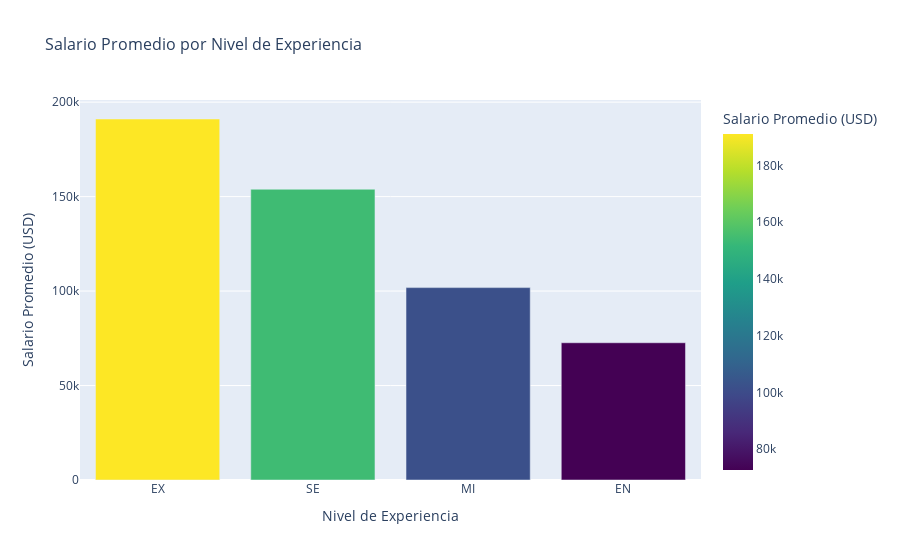

Notebook code cell kept with this figure:
### Code cell
# graficamos el salario promedio por nivel de experiencia con plotly
fig = px.bar(salario_promedio_experiencia, 
             x='experience_level', 
             y='salary_in_usd',
             title='Salario Promedio por Nivel de Experiencia',
             labels={'experience_level': 'Nivel de Experiencia', 
                     'salary_in_usd': 'Salario Promedio (USD)'},
             color='salary_in_usd',
             color_continuous_scale='viridis')

fig.update_layout(
    title_font_size=16,
    xaxis_title_font_size=14,
    yaxis_title_font_size=14,
    showlegend=False
)

fig.show()

### Figure 1 — Plotly figure (JSON) as saved in the notebook; plotly's stock layout.template omitted (floating-point values rounded to 4 significant figures)
{"data": [{"alignmentgroup": "True", "hovertemplate": "Nivel de Experiencia=%{x}<br>Salario Promedio (USD)=%{marker.color}<extra></extra>", "legendgroup": "", "marker": {"color": [191100.0, 153900.0, 101800.0, 72650.0], "coloraxis": "coloraxis", "pattern": {"shape": ""}}, "name": "", "offsetgroup": "", "orientation": "v", "showlegend": false, "textposition": "auto", "type": "bar", "x": ["EX", "SE", "MI", "EN"], "xaxis": "x", "y": [191100.0, 153900.0, 101800.0, 72650.0], "yaxis": "y"}], "layout": {"barmode": "relative", "coloraxis": {"colorbar": {"title": {"text": "Salario Promedio (USD)"}}, "colorscale": [[0, "#440154"], [0.1111, "#482878"], [0.2222, "#3e4989"], [0.3333, "#31688e"], [0.4444, "#26828e"], [0.5556, "#1f9e89"], [0.6667, "#35b779"], [0.7778, "#6ece58"], [0.8889, "#b5de2b"], [1, "#fde725"]]}, "legend": {"tracegroupgap": 0}, "showlegend": false, "title": {"font": {"size": 16}, "text": "Salario Promedio por Nivel de Experiencia"}, "xaxis": {"anchor": "y", "domain": [0, 1], "title": {"font": {"size": 14}, "text": "Nivel de Experiencia"}}, "yaxis": {"anchor": "x", "domain": [0, 1], "title": {"font": {"size": 14}, "text": "Salario Promedio (USD)"}}}}
